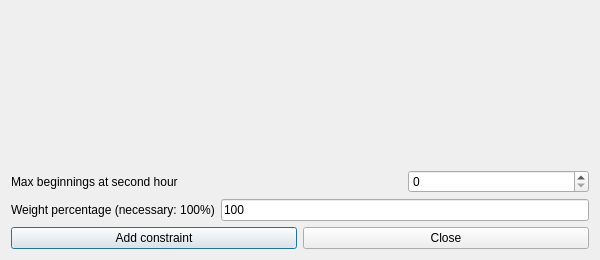
<?xml version="1.0" encoding="UTF-8"?>
<ui version="4.0">
 <class>AddConstraintStudentsAfternoonsEarlyMaxBeginningsAtSecondHourForm_template</class>
 <widget class="QDialog" name="AddConstraintStudentsAfternoonsEarlyMaxBeginningsAtSecondHourForm_template">
  <property name="geometry">
   <rect>
    <x>0</x>
    <y>0</y>
    <width>600</width>
    <height>260</height>
   </rect>
  </property>
  <property name="windowTitle">
   <string extracomment="This is the title of the dialog to add a new constraint of this type">Add students afternoons early max beginnings at second hour</string>
  </property>
  <layout class="QGridLayout" name="gridLayout">
   <item row="1" column="0" colspan="2">
    <widget class="QLabel" name="maxBeginningsTextLabel">
     <property name="frameShape">
      <enum>QFrame::NoFrame</enum>
     </property>
     <property name="frameShadow">
      <enum>QFrame::Plain</enum>
     </property>
     <property name="text">
      <string>Max beginnings at second hour</string>
     </property>
     <property name="wordWrap">
      <bool>false</bool>
     </property>
    </widget>
   </item>
   <item row="3" column="0" colspan="3">
    <layout class="QHBoxLayout">
     <item>
      <widget class="QPushButton" name="addConstraintPushButton">
       <property name="text">
        <string>Add constraint</string>
       </property>
      </widget>
     </item>
     <item>
      <widget class="QPushButton" name="closePushButton">
       <property name="text">
        <string>Close</string>
       </property>
      </widget>
     </item>
    </layout>
   </item>
   <item row="2" column="1" colspan="2">
    <widget class="QLineEdit" name="weightLineEdit">
     <property name="text">
      <string notr="true">100</string>
     </property>
    </widget>
   </item>
   <item row="0" column="0" colspan="3">
    <spacer name="spacer11">
     <property name="orientation">
      <enum>Qt::Vertical</enum>
     </property>
     <property name="sizeType">
      <enum>QSizePolicy::Expanding</enum>
     </property>
     <property name="sizeHint" stdset="0">
      <size>
       <width>20</width>
       <height>20</height>
      </size>
     </property>
    </spacer>
   </item>
   <item row="1" column="2">
    <widget class="QSpinBox" name="maxBeginningsSpinBox"/>
   </item>
   <item row="2" column="0">
    <widget class="QLabel" name="weightTextLabel">
     <property name="frameShape">
      <enum>QFrame::NoFrame</enum>
     </property>
     <property name="frameShadow">
      <enum>QFrame::Plain</enum>
     </property>
     <property name="text">
      <string>Weight percentage (necessary: 100%)</string>
     </property>
     <property name="wordWrap">
      <bool>false</bool>
     </property>
    </widget>
   </item>
  </layout>
 </widget>
 <layoutdefault spacing="6" margin="11"/>
 <resources/>
 <connections/>
</ui>
